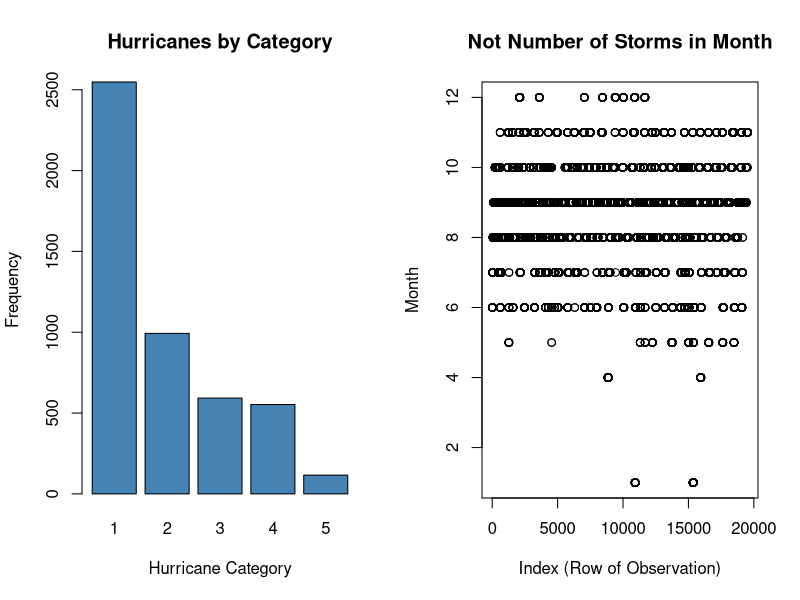
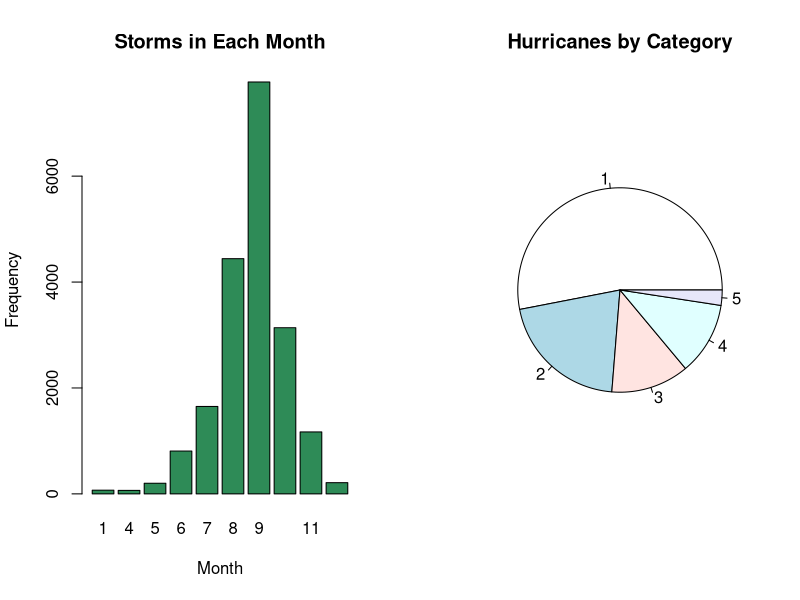

Write the R code that produced these figures, in order. (Note: this script raises an error after producing the figures.)
## ---- chunk 1
#| eval: true
#| output: false
# loads dplyr package
library(dplyr)
## ---- chunk 2
# open glossary of dplyr functions
help(package = "dplyr")
## ---- chunk 3
# opens help tab with info about storms data set
?storms
## ---- chunk 4
#| eval: true
summary(storms)  # summary of each variable in storms
#head(storms)  # prints first 6 rows to screen
#tail(storms)  # prints last 6 rows to screen
#glimpse(storms)  # gives a glimpse of the data set
#str(storms)   # summary of data structure
## ---- chunk 5
#| eval: true
typeof(1.0)
typeof(2)
typeof(3L)
typeof("hello")
typeof(TRUE)
typeof(storms$status)
typeof(storms$year)
typeof(storms$name)
## ---- chunk 6
#| eval: true
is.vector(storms)  # storms is not a vector
is.data.frame(storms)  # storms is a data frame
is.data.frame(storms$wind)  # status is not a data frame
is.vector(storms$wind)  # status is a vector
## ---- chunk 7
#| eval: true
is.numeric(storms$year)  # year is numeric
is.numeric(storms$category)  # category is also numeric
is.numeric(storms$name)  # name is not numeric
is.character(storms$name)  # name is character string
## ---- chunk 8
#| eval: true
is.numeric(storms$status)  # status is not numeric
is.character(storms$status)  # status is not a character
is.factor(storms$status)  # status is a factor which is categorical
## ---- chunk 9
#| eval: true
typeof(storms$year)
typeof(storms$month)
storms$year <- as.integer(storms$year)
storms$month <- as.integer(storms$month)
typeof(storms$year)
typeof(storms$month)
## ---- chunk 10
#| eval: true
summary(storms$category)
## ---- chunk 11
#| eval: true
storms$category <- factor(storms$category)
summary(storms$category)
## ---- chunk 12
#| eval: true
my.table <- table(storms$month, storms$status)  # gives counts
my.table
## ---- chunk 13
#| eval: true
prop.grand <- prop.table(my.table)  # gives proportions relative to grand total
round(prop.grand, 4)
## ---- chunk 14
#| eval: true
prop.row <- prop.table(my.table, 1)  # gives proportions relative to row totals
round(prop.row, 4)
## ---- chunk 15
#| eval: true
prop.col <- prop.table(my.table, 2)  # gives proportions relative to column totals
round(prop.col, 4)
## ---- chunk 16
#| eval: true
# plots appear in an array with 1 row and 2 columns
par(mfrow = c(1, 2))  # create an array of plots

plot(storms$category,  # categorical data
     main = "Hurricanes by Category",  # main title
     xlab = "Hurricane Category",  # horizontal axis label
     ylab = "Frequency",  # vertical axis label
     col = "steelblue")  # fill color of bars)

plot(storms$month,  # quantitative data
     main = "Not Number of Storms in Month",  # main title
     xlab = "Index (Row of Observation)",  # horizontal axis label
     ylab = "Month")  # vertical axis label
## ---- chunk 17
#| eval: true
# plots appear in an array with 1 row and 2 columns
par(mfrow = c(1, 2))  # create an array of plots

month.table <- table(storms$month)  # create table of month counts
category.table <- table(storms$category)  # create table of category counts

barplot(month.table,  # input table of month counts
        main = "Storms in Each Month",  # main title
        xlab = "Month",  # horizontal axis label
        ylab = "Frequency",  # vertical axis label
        col = "seagreen")  # fill color of bars

pie(category.table,  # input table of category counts
    main = "Hurricanes by Category")  # main title
## ---- chunk 18
# see what happens if input is not a table
pie(storms$category)
## ---- chunk 19
#| eval: true
# two-way table of counts of category in each month
cat.table <- table(storms$category, storms$month)  # gives counts
## ---- chunk 20
#| eval: true
# create a vector of colors
my.colors <- c("green", "purple", "grey", "red", "blue") 

# create side by side bar chart
barplot(cat.table,  # use counts from contingency table
        beside = TRUE,  # groups side-by-side
        main = "Category Hurricanes By Month",  # main title
        xlab = "Month",  # horizontal axis label
        col = my.colors,  # fill color of bars
        ylab = "Frequency")  # vertical axis label

# add a legend to plot
legend(x="topleft",  # place legend in top left
       legend=rownames(cat.table),  # get labels from row name in contingency table
       fill = my.colors)  # use same fill colors
## ---- chunk 21
#| eval: true
cat.grand <- prop.table(cat.table)  # gives proportions relative to grand total
cat.row <- prop.table(cat.table, 1)  # gives proportions relative to row totals
cat.col <- prop.table(cat.table, 2)  # gives proportions relative to column totals
## ---- chunk 22
#| eval: true
par(mfrow = c(1, 3))  # create an array of plots

# create stacked bar chart 1
barplot(cat.grand,  # use proportions from contingency table
        main = "Category Hurricanes By Month",  # main title
        xlab = "Month",  # horizontal axis label
        col = my.colors,  # color of bars
        ylab = "Frequency")  # vertical axis label

# add legend to plot
legend(x="topleft",  # place legend in top left
       legend=rownames(cat.grand),  # get labels
       fill = my.colors)  # use same colors

##########

# create stacked bar chart 2
barplot(cat.row,  # use proportions from contingency table
        main = "Category Hurricanes By Month",  # main title
        xlab = "Month",  # horizontal axis label
        col = my.colors,  # color of bars
        ylab = "Frequency")  # vertical axis label

# add legend to plot
legend(x="topleft",  # place legend in top left
       legend=rownames(cat.row),  # get labels
       fill = my.colors)  # use same colors

###########

# create stacked bar chart 3
barplot(cat.col,  # use proportions from contingency table
        main = "Category Hurricanes By Month",  # main title
        xlab = "Month",  # horizontal axis label
        col = my.colors,  # color of bars
        ylab = "Frequency")  # vertical axis label

# add legend to plot
legend(x="topleft",  # place legend in top left
       legend=rownames(cat.col),  # get labels
       fill = my.colors)  # use same colors
## ---- chunk 23
#| eval: true
# load the forcats package
library(forcats)
## ---- chunk 24
# open help documentation for gss_cat
?gss_cat
## ---- chunk 25
#| eval: true
# get numerical summary of variables
summary(gss_cat)
## ---- chunk 26
# create a visualization for one categorical variable

## ---- chunk 27
# create a visualization to illustrate the relation
# between two categorical variables

